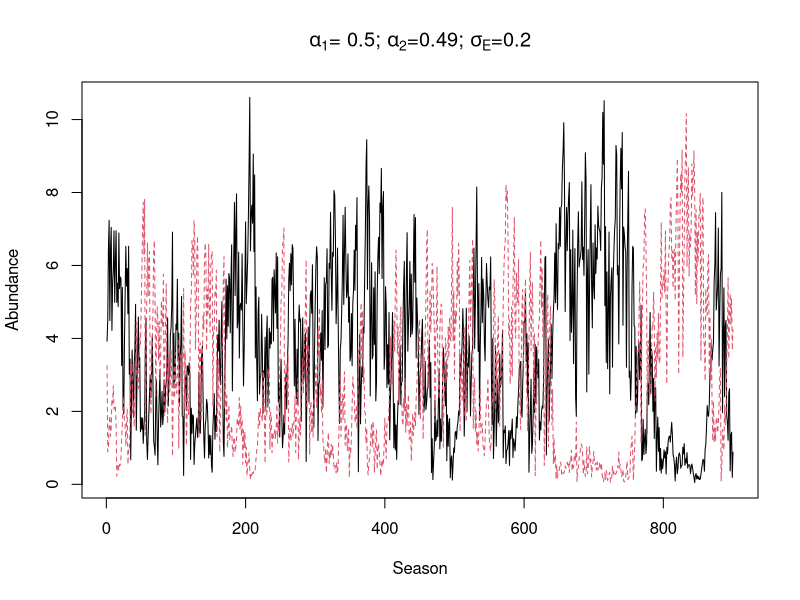

This figure's R source:
##  Semi-discrete storage effect model of two species 
##  coexisting on one essential resource.                

##  Authors:  Andrew Tredennick, Peter Adler, and Fred Adler
##  Email:    atredenn@gmail.com
##  Date:     4.24.2015 -- Copied over from relative_nonlinearity.R and 
##                         variable germination included for storage effect.
##            5.21.2016 -- Updated model to have most dynamics occur at the
##                         end of season, discrete time intervals


############################  MODEL DESCRIPTION  ##############################
# Species "split" themselves between a dormant, low-mortaility stage (D) and  #
# a higher mortality, high growth stage (N).                                  #
# The single resource is R.                                                   #
# There are two sources of variability: an environmental cue that drives the  #
# storage effect, and resource variability.                                   #
###############################################################################

# Clear the Workspace
rm(list=ls())

ptm <- proc.time() # start time


####
#### Initial Conditions, Global Variables, and Parameters ----------------------
####
seasons <- 1000                  # number of seasons to simulate
seasons_to_exclude <- 200        # initial seasons to exclude from plots
days_to_track <- 20              # number of days to simulate in odSolve
DNR <- c(D=c(1,1),N=c(1,1),R=10) # initial conditions
Rmu <- 3                         # mean resource pulse (on log scale)
Rsd_annual <- 0                  # std dev of resource pulses (on log scale)
sigE <- 2                        # environmental cue variance
rho <- 0                         # environmental cue correlation between species

# Within-season parameters
parms <- list(
  r = c(5,5),                    # max growth rate for each species
  a = c(5,5),                    # rate parameter for Hill function 
  b = c(20,20),                  # shape parameter for Hill function
  eps = c(0.2,0.2)               # resource-to-biomass efficiency
)

# End-of-season transition parameters
alpha1 <- 0.50                   # live-to-dormant biomass fraction; spp1
alpha2 <- 0.49                   # live-to-dormant biomass fraction; spp2
beta1 <- 0                       # adult survivorship; spp1 (0 if annual, >0 if perennial)
beta2 <- 0                       # adult survivorship; spp2 (0 if annual, >0 if perennial)
eta1 <- 0.1                      # dormant mortality; spp1
eta2 <- 0.1                      # dormant mortality; spp2
theta1 <- 0                      # resource recycling fraction; spp1
theta2 <- 0                      # resource recycling fraction; spp2
nu <- 0                          # resource carry-over fraction

####
#### Load relevant libraries ----------------------------------------
####
library('deSolve')
library('mvtnorm')



####
#### Model functions -------------------------------------------------
####
## Continuous model
updateNR <- function(t, NR, parms){
  with(as.list(c(NR, parms)), {
    dN1dt = N1*eps[1]*(uptake_R(r[1], R, a[1], b[1]))
    dN2dt = N2*eps[2]*(uptake_R(r[2], R, a[2], b[2]))
    dRdt = -1 * (dN1dt/eps[1] + dN2dt/eps[2])
    list(c(dN1dt, dN2dt, dRdt)) #output
  })
}

##  Resource uptake function (Hill function)
uptake_R <- function(r, R, a, b){
  return((r*R^a) / (b^a + R^a))
}

## Discrete model
update_DNR <- function(t,DNR,gammas,alpha1,alpha2,eta1,eta2,beta1,beta2,theta1,theta2,nu){
  with (as.list(DNR),{
    g1 <- gammas[1]
    g2 <- gammas[2]
    D1 <- alpha1*N1 + D1*(1-g1)*(1-eta1)
    D2 <- alpha2*N2 + D2*(1-g2)*(1-eta2)
    N1 <- beta1*(1-alpha1)*N1 + g1*(D1+(alpha1*N1))*(1-eta1)
    N2 <- beta2*(1-alpha2)*N2 + g2*(D2+(alpha2*N2))*(1-eta2)
    R <- theta1*(1-alpha1)*N1 + theta2*(1-alpha2)*N2 + nu*R + Rvector[t]
    return(c(D1, D2, N1, N2, R))
  })
}


####
#### Simulate model -----------------------------------------------------
####
days <- c(1:days_to_track)

# Get "germination" fractions for each year
getG <- function(sigE, rho, nTime){
  varcov <- matrix(c(sigE, rho*sigE, rho*sigE, sigE), 2, 2)
  e <- rmvnorm(n = nTime, mean = c(0,0), sigma = varcov)
  g <- exp(e) / (1+exp(e))
  return(g)
}

# Loop over seasons
nmsDNR <- names(DNR)
NR <- DNR[c("N1", "N2", "R")] 
nmsNR <- names(NR)
gVec <- getG(sigE = sigE, rho = rho, nTime = seasons)
Rvector <- rlnorm(seasons, Rmu, Rsd_annual)
saved_outs <- matrix(ncol=5, nrow=seasons)
for(season_now in 1:seasons){
  output <- ode(y = NR, times=days,
                func = updateNR, parms = parms)
  NR <- output[nrow(output),nmsNR]
  DNR <- c(DNR[c("D1","D2")], NR)
  saved_outs[season_now,] <- DNR
  names(DNR) <- nmsDNR
  DNR <- update_DNR(season_now, DNR, gVec[season_now,],
                    alpha1=alpha1,alpha2=alpha2,
                    eta1=eta1,eta2=eta2,
                    beta1=beta1,beta2=beta2,
                    theta1=theta1,theta2=theta2,nu=nu)
  names(DNR) <- nmsDNR
  NR <- DNR[c("N1", "N2", "R")] 
  names(NR) <- nmsNR
}
matplot(saved_outs[101:seasons,c(3:4)], type="l", 
        xlab="Season", ylab="Abundance",
        main=expression(paste(alpha[1],"= 0.5; ", alpha[2],"=0.49; ", sigma[E],"=0.2")))


proc.time() - ptm
